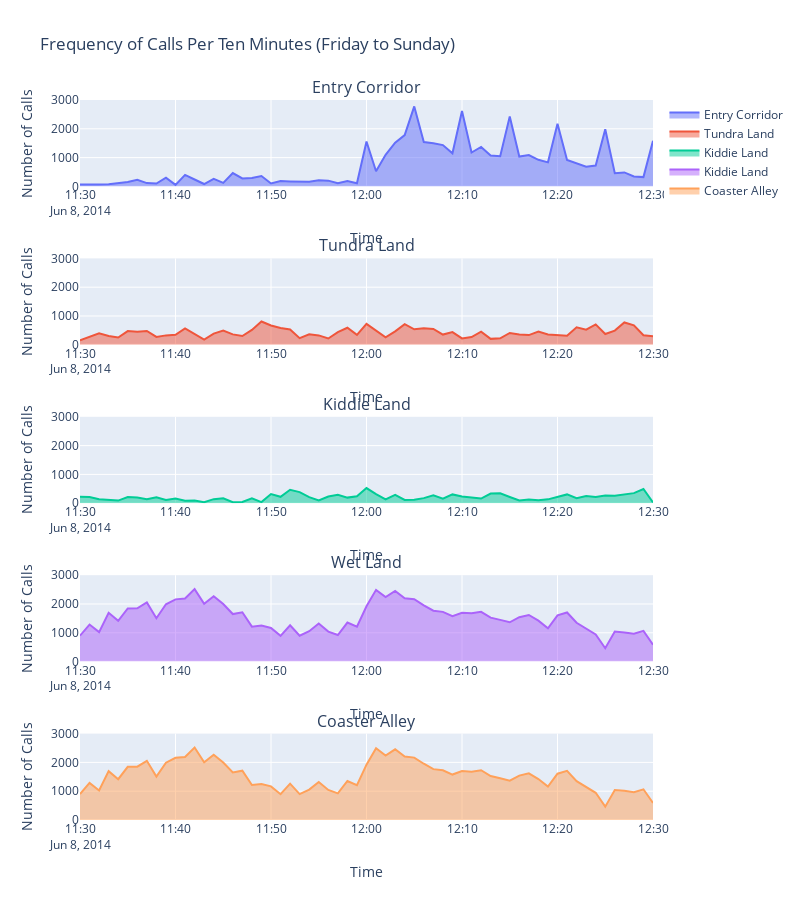

Here is the notebook cell this chart was saved with:
### Code cell
fig = make_subplots(rows=5, cols=1, subplot_titles=["Entry Corridor", "Tundra Land", "Kiddie Land", "Wet Land", "Coaster Alley"])

# EC plot (First row)
fig.add_trace(
    go.Scatter(x=comm_EC_noon_df['min'], 
               y=comm_EC_noon_df['Calls'], 
               mode='lines', name='Entry Corridor',
               fill='tozeroy',),
    row=1, col=1
)

# TL plot (Second row)
fig.add_trace(
    go.Scatter(x=comm_TL_noon_df['min'], 
               y=comm_TL_noon_df['Calls'], 
               mode='lines', name='Tundra Land',
               fill ='tozeroy',),
    row=2, col=1
)

# KL plot (Third row)
fig.add_trace(
    go.Scatter(x=comm_KL_noon_df['min'], 
               y=comm_KL_noon_df['Calls'], 
               mode='lines', name='Kiddie Land', 
               fill='tozeroy',),
    row=3, col=1
)

# WL plot (Fourth row)
fig.add_trace(
    go.Scatter(x=comm_WL_noon_df['min'], 
               y=comm_WL_noon_df['Calls'], 
               mode='lines', name='Kiddie Land', 
               fill='tozeroy',),
    row=4, col=1
)

# CA plot (Fifth row)
fig.add_trace(
    go.Scatter(x=comm_WL_noon_df['min'], 
               y=comm_WL_noon_df['Calls'], 
               mode='lines', name='Coaster Alley', 
               fill='tozeroy',),
    row=5, col=1
)

fig.update_layout(
    height=900, width=800, 
    title_text="Frequency of Calls Per Ten Minutes (Friday to Sunday)", 

    # Set y-axis ranges for each subplot
    yaxis=dict(range=[0, 3000], title='Number of Calls'),
    yaxis2=dict(range=[0, 3000], title='Number of Calls'),
    yaxis3=dict(range=[0, 3000], title='Number of Calls'),
    yaxis4=dict(range=[0, 3000], title='Number of Calls'),
    yaxis5=dict(range=[0, 3000], title='Number of Calls'),


    xaxis=dict(title='Time'),
    xaxis2=dict(title='Time'),
    xaxis3=dict(title='Time'),
    xaxis4=dict(title='Time'),
    xaxis5=dict(title='Time')

)

# Display the figure
fig.show()
